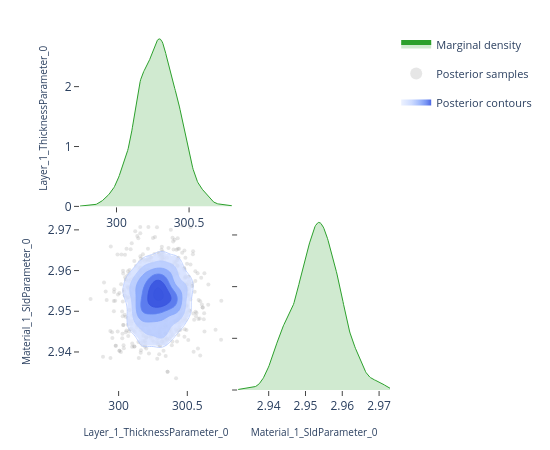

Notebook cell for this chart:
### Code cell
# ---- Pairwise focus: thickness vs SLD ---------------------------------------
# A 2-parameter corner plot zooms in on the joint posterior for a specific
# pair.  This is the same view the EasyReflectometryApp's "2D Heatmap"
# sub-tab uses to inspect parameter degeneracies.


params_of_interest = ['Layer_1_ThicknessParameter_0', 'Material_1_SldParameter_0']
idx = [posterior.param_names.index(p) for p in params_of_interest]
subset_draws = np.asarray(posterior.draws)[:, idx]

fig = plot_corner(subset_draws, params_of_interest)
fig.show()

### Figure 1 — Plotly figure (JSON) as saved in the notebook; plotly's stock layout.template omitted (floating-point values rounded to 4 significant figures; data arrays with more than 128 entries replaced by an {"elided": "..."} marker saying what was removed)
{"data": [{"fill": "tozeroy", "fillcolor": "rgba(44, 160, 44, 0.22)", "hoverinfo": "skip", "legendgroup": "marginal", "line": {"color": "rgb(44, 160, 44)", "width": 1}, "mode": "lines", "name": "Marginal density", "showlegend": true, "type": "scatter", "x": {"elided": "256 float values"}, "xaxis": "x", "y": {"elided": "256 float values"}, "yaxis": "y"}, {"hoverinfo": "skip", "legendgroup": "scatter", "marker": {"color": "rgba(140, 140, 140, 0.22)", "size": 4}, "mode": "markers", "name": "Posterior samples", "showlegend": true, "type": "scatter", "x": {"elided": "880 float values"}, "xaxis": "x3", "y": {"elided": "880 float values"}, "yaxis": "y3", "zorder": 0}, {"colorscale": [[0.0, "rgba(224, 233, 255, 0.62)"], [0.35, "rgba(183, 203, 255, 0.70)"], [0.6, "rgba(138, 169, 252, 0.78)"], [0.82, "rgba(96, 131, 242, 0.84)"], [1.0, "rgba(58, 86, 224, 0.90)"]], "connectgaps": false, "contours": {"coloring": "fill", "end": 172.3, "showlabels": false, "showlines": false, "size": 27.2, "start": 36.27}, "hoverinfo": "skip", "legendgroup": "contour", "name": "Posterior contours", "showlegend": true, "showscale": false, "type": "contour", "x": [299.7, 299.8, 299.8, 299.8, 299.8, 299.8, 299.8, 299.8, 299.9, 299.9, 299.9, 299.9, 299.9, 299.9, 299.9, 299.9, 300.0, 300.0, 300.0, 300.0, 300.0, 300.0, 300.0, 300.1, 300.1, 300.1, 300.1, 300.1, 300.1, 300.1, 300.1, 300.2, 300.2, 300.2, 300.2, 300.2, 300.2, 300.2, 300.3, 300.3, 300.3, 300.3, 300.3, 300.3, 300.3, 300.3, 300.4, 300.4, 300.4, 300.4, 300.4, 300.4, 300.4, 300.5, 300.5, 300.5, 300.5, 300.5, 300.5, 300.5, 300.5, 300.6, 300.6, 300.6, 300.6, 300.6, 300.6, 300.6, 300.6, 300.7, 300.7, 300.7, 300.7, 300.7, 300.7, 300.7, 300.8, 300.8, 300.8, 300.8], "xaxis": "x3", "y": [2.932, 2.932, 2.933, 2.933, 2.934, 2.934, 2.935, 2.935, 2.936, 2.936, 2.937, 2.937, 2.938, 2.938, 2.939, 2.94, 2.94, 2.941, 2.941, 2.942, 2.942, 2.943, 2.943, 2.944, 2.944, 2.945, 2.945, 2.946, 2.946, 2.947, 2.947, 2.948, 2.948, 2.949, 2.949, 2.95, 2.95, 2.951, 2.952, 2.952, 2.953, 2.953, 2.954, 2.954, 2.955, 2.955, 2.956, 2.956, 2.957, 2.957, 2.958, 2.958, 2.959, 2.959, 2.96, 2.96, 2.961, 2.961, 2.962, 2.963, 2.963, 2.964, 2.964, 2.965, 2.965, 2.966, 2.966, 2.967, 2.967, 2.968, 2.968, 2.969, 2.969, 2.97, 2.97, 2.971, 2.971, 2.972, 2.972, 2.973], "yaxis": "y3", "z": {"elided": "80x80 float values"}, "zmax": 172.3, "zmin": 36.27, "zorder": 1}, {"colorscale": [[0.0, "rgba(183, 203, 255, 0.94)"], [0.35, "rgba(183, 203, 255, 0.94)"], [0.35, "rgba(138, 169, 252, 0.95)"], [0.6, "rgba(138, 169, 252, 0.95)"], [0.6, "rgba(96, 131, 242, 0.96)"], [0.82, "rgba(96, 131, 242, 0.96)"], [0.82, "rgba(58, 86, 224, 0.98)"], [1.0, "rgba(58, 86, 224, 0.98)"]], "contours": {"coloring": "lines", "end": 172.3, "showlabels": false, "size": 27.2, "start": 36.27}, "hoverinfo": "skip", "legendgroup": "contour", "line": {"width": 0.9}, "showlegend": false, "showscale": false, "type": "contour", "x": [299.7, 299.8, 299.8, 299.8, 299.8, 299.8, 299.8, 299.8, 299.9, 299.9, 299.9, 299.9, 299.9, 299.9, 299.9, 299.9, 300.0, 300.0, 300.0, 300.0, 300.0, 300.0, 300.0, 300.1, 300.1, 300.1, 300.1, 300.1, 300.1, 300.1, 300.1, 300.2, 300.2, 300.2, 300.2, 300.2, 300.2, 300.2, 300.3, 300.3, 300.3, 300.3, 300.3, 300.3, 300.3, 300.3, 300.4, 300.4, 300.4, 300.4, 300.4, 300.4, 300.4, 300.5, 300.5, 300.5, 300.5, 300.5, 300.5, 300.5, 300.5, 300.6, 300.6, 300.6, 300.6, 300.6, 300.6, 300.6, 300.6, 300.7, 300.7, 300.7, 300.7, 300.7, 300.7, 300.7, 300.8, 300.8, 300.8, 300.8], "xaxis": "x3", "y": [2.932, 2.932, 2.933, 2.933, 2.934, 2.934, 2.935, 2.935, 2.936, 2.936, 2.937, 2.937, 2.938, 2.938, 2.939, 2.94, 2.94, 2.941, 2.941, 2.942, 2.942, 2.943, 2.943, 2.944, 2.944, 2.945, 2.945, 2.946, 2.946, 2.947, 2.947, 2.948, 2.948, 2.949, 2.949, 2.95, 2.95, 2.951, 2.952, 2.952, 2.953, 2.953, 2.954, 2.954, 2.955, 2.955, 2.956, 2.956, 2.957, 2.957, 2.958, 2.958, 2.959, 2.959, 2.96, 2.96, 2.961, 2.961, 2.962, 2.963, 2.963, 2.964, 2.964, 2.965, 2.965, 2.966, 2.966, 2.967, 2.967, 2.968, 2.968, 2.969, 2.969, 2.97, 2.97, 2.971, 2.971, 2.972, 2.972, 2.973], "yaxis": "y3", "z": {"elided": "80x80 float values"}, "zmax": 172.3, "zmin": 36.27, "zorder": 2}, {"fill": "tozeroy", "fillcolor": "rgba(44, 160, 44, 0.22)", "hoverinfo": "skip", "legendgroup": "marginal", "line": {"color": "rgb(44, 160, 44)", "width": 1}, "mode": "lines", "name": "Marginal density", "showlegend": false, "type": "scatter", "x": {"elided": "256 float values"}, "xaxis": "x4", "y": {"elided": "256 float values"}, "yaxis": "y4"}], "layout": {"height": 450, "legend": {"font": {"size": 11}, "itemsizing": "constant", "orientation": "v", "x": 1.02, "xanchor": "left", "y": 1.0, "yanchor": "top"}, "margin": {"b": 60, "l": 80, "r": 160, "t": 30}, "plot_bgcolor": "white", "showlegend": true, "width": 550, "xaxis": {"anchor": "y", "domain": [0.0, 0.49], "showgrid": false, "ticks": "outside", "zeroline": false}, "xaxis2": {"anchor": "y2", "domain": [0.51, 1.0], "showgrid": false, "ticks": "outside", "visible": false, "zeroline": false}, "xaxis3": {"anchor": "y3", "domain": [0.0, 0.49], "showgrid": false, "ticks": "outside", "title": {"font": {"size": 10}, "text": "Layer_1_ThicknessParameter_0"}, "zeroline": false}, "xaxis4": {"anchor": "y4", "domain": [0.51, 1.0], "showgrid": false, "ticks": "outside", "title": {"font": {"size": 10}, "text": "Material_1_SldParameter_0"}, "zeroline": false}, "yaxis": {"anchor": "x", "domain": [0.51, 1.0], "showgrid": false, "ticks": "outside", "title": {"font": {"size": 10}, "text": "Layer_1_ThicknessParameter_0"}, "zeroline": false}, "yaxis2": {"anchor": "x2", "domain": [0.51, 1.0], "showgrid": false, "ticks": "outside", "visible": false, "zeroline": false}, "yaxis3": {"anchor": "x3", "domain": [0.0, 0.49], "showgrid": false, "ticks": "outside", "title": {"font": {"size": 10}, "text": "Material_1_SldParameter_0"}, "zeroline": false}, "yaxis4": {"anchor": "x4", "domain": [0.0, 0.49], "showgrid": false, "showticklabels": false, "ticks": "outside", "zeroline": false}}}
